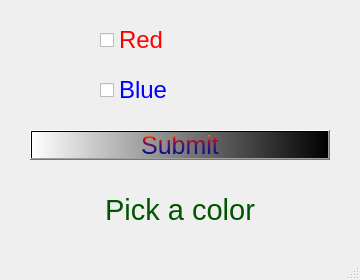
<?xml version="1.0" encoding="UTF-8"?>
<ui version="4.0">
 <class>MainWindow</class>
 <widget class="QMainWindow" name="MainWindow">
  <property name="geometry">
   <rect>
    <x>0</x>
    <y>0</y>
    <width>360</width>
    <height>280</height>
   </rect>
  </property>
  <property name="windowTitle">
   <string>MainWindow</string>
  </property>
  <widget class="QWidget" name="centralwidget">
   <widget class="QCheckBox" name="red_checkBox">
    <property name="geometry">
     <rect>
      <x>100</x>
      <y>30</y>
      <width>160</width>
      <height>20</height>
     </rect>
    </property>
    <property name="font">
     <font>
      <pointsize>18</pointsize>
     </font>
    </property>
    <property name="styleSheet">
     <string notr="true">color:red;</string>
    </property>
    <property name="text">
     <string>Red</string>
    </property>
    <property name="checked">
     <bool>false</bool>
    </property>
   </widget>
   <widget class="QCheckBox" name="blue_checkBox">
    <property name="geometry">
     <rect>
      <x>100</x>
      <y>80</y>
      <width>160</width>
      <height>20</height>
     </rect>
    </property>
    <property name="font">
     <font>
      <pointsize>18</pointsize>
     </font>
    </property>
    <property name="styleSheet">
     <string notr="true">color:blue;</string>
    </property>
    <property name="text">
     <string>Blue</string>
    </property>
   </widget>
   <widget class="QPushButton" name="pushButton">
    <property name="geometry">
     <rect>
      <x>30</x>
      <y>130</y>
      <width>300</width>
      <height>30</height>
     </rect>
    </property>
    <property name="font">
     <font>
      <pointsize>19</pointsize>
     </font>
    </property>
    <property name="styleSheet">
     <string notr="true">color:qlineargradient(spread:pad, x1:0, y1:1, x2:0, y2:0, stop:0 rgba(0, 0, 0, 255), stop:0.05 rgba(14, 8, 73, 255), stop:0.36 rgba(28, 17, 145, 255), stop:0.6 rgba(126, 14, 81, 255), stop:0.75 rgba(234, 11, 11, 255), stop:0.79 rgba(244, 70, 5, 255), stop:0.86 rgba(255, 136, 0, 255), stop:0.935 rgba(239, 236, 55, 255));
background-color:qlineargradient(spread:pad, x1:1, y1:0.5, x2:0, y2:0.5, stop:0 rgba(0, 0, 0, 255), stop:1 rgba(255, 255, 255, 255));</string>
    </property>
    <property name="text">
     <string>Submit</string>
    </property>
   </widget>
   <widget class="QLabel" name="label">
    <property name="geometry">
     <rect>
      <x>30</x>
      <y>190</y>
      <width>300</width>
      <height>40</height>
     </rect>
    </property>
    <property name="font">
     <font>
      <pointsize>22</pointsize>
     </font>
    </property>
    <property name="styleSheet">
     <string notr="true">color:rgb(0, 85, 0)</string>
    </property>
    <property name="text">
     <string>Pick a color</string>
    </property>
    <property name="alignment">
     <set>Qt::AlignCenter</set>
    </property>
   </widget>
  </widget>
  <widget class="QMenuBar" name="menubar">
   <property name="geometry">
    <rect>
     <x>0</x>
     <y>0</y>
     <width>360</width>
     <height>22</height>
    </rect>
   </property>
  </widget>
  <widget class="QStatusBar" name="statusbar"/>
 </widget>
 <resources/>
 <connections/>
</ui>
